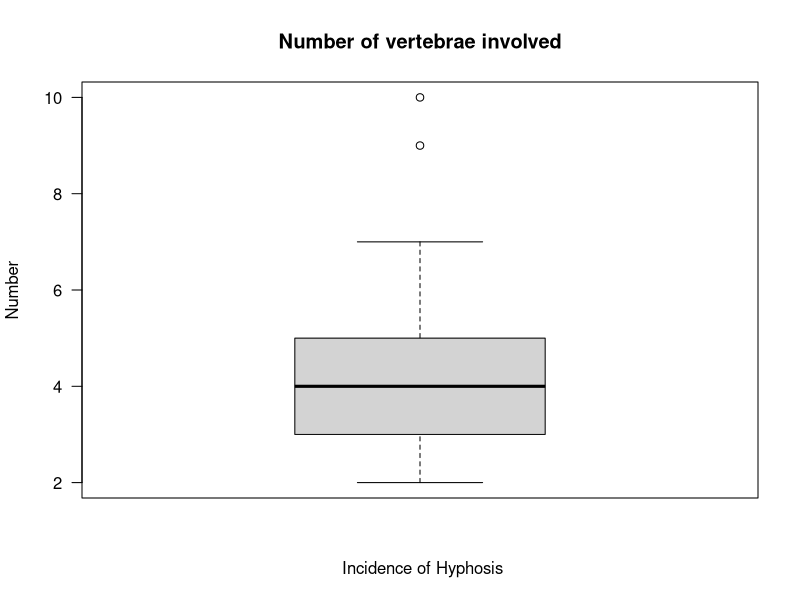
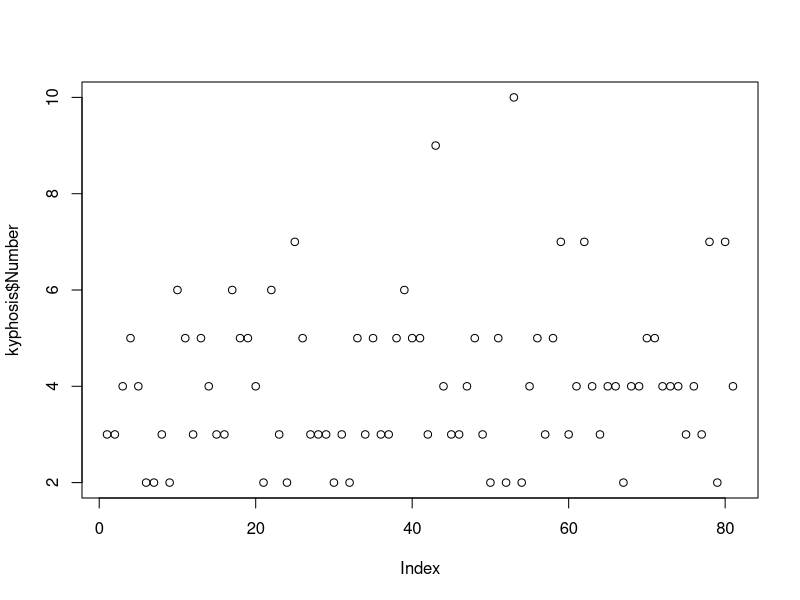

These figures' R source, in order:
# Created by: xaniwths

#Insert rpart
library(rpart)

#load "kyphosis"
data(kyphosis)

#Dataset summary
summary(kyphosis)

#Boxplot for number variable
boxplot(kyphosis$Number, 
    ylab = "Number" , 
    xlab = " Incidence of Hyphosis", 
    main = "Number of vertebrae involved",las=1)

#Find the outliers 
outliers <- boxplot.stats(kyphosis$Number)$out
outliers

#Which lines correspond to the specific data
out_ind <- which(kyphosis$Number %in% c(outliers))
out_ind

#Repeat with Identify function
plot(kyphosis$Number)
identify(rep(1, length(kyphosis$Number)), kyphosis$Number)